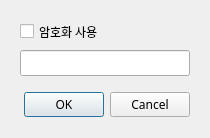
<?xml version="1.0" encoding="UTF-8"?>
<ui version="4.0">
 <class>Dialog</class>
 <widget class="QDialog" name="Dialog">
  <property name="geometry">
   <rect>
    <x>0</x>
    <y>0</y>
    <width>210</width>
    <height>138</height>
   </rect>
  </property>
  <property name="font">
   <font>
    <family>Noto Sans</family>
    <pointsize>9</pointsize>
   </font>
  </property>
  <property name="windowTitle">
   <string>Dialog</string>
  </property>
  <widget class="QDialogButtonBox" name="buttonBox">
   <property name="geometry">
    <rect>
     <x>20</x>
     <y>90</y>
     <width>170</width>
     <height>30</height>
    </rect>
   </property>
   <property name="minimumSize">
    <size>
     <width>170</width>
     <height>30</height>
    </size>
   </property>
   <property name="orientation">
    <enum>Qt::Orientation::Horizontal</enum>
   </property>
   <property name="standardButtons">
    <set>QDialogButtonBox::StandardButton::Cancel|QDialogButtonBox::StandardButton::Ok</set>
   </property>
  </widget>
  <widget class="QCheckBox" name="chkEnablePassword">
   <property name="geometry">
    <rect>
     <x>20</x>
     <y>20</y>
     <width>91</width>
     <height>23</height>
    </rect>
   </property>
   <property name="minimumSize">
    <size>
     <width>91</width>
     <height>23</height>
    </size>
   </property>
   <property name="text">
    <string>암호화 사용</string>
   </property>
  </widget>
  <widget class="QLineEdit" name="lineEditPassword">
   <property name="geometry">
    <rect>
     <x>20</x>
     <y>50</y>
     <width>170</width>
     <height>26</height>
    </rect>
   </property>
   <property name="minimumSize">
    <size>
     <width>170</width>
     <height>26</height>
    </size>
   </property>
   <property name="echoMode">
    <enum>QLineEdit::EchoMode::PasswordEchoOnEdit</enum>
   </property>
  </widget>
 </widget>
 <resources/>
 <connections>
  <connection>
   <sender>buttonBox</sender>
   <signal>accepted()</signal>
   <receiver>Dialog</receiver>
   <slot>accept()</slot>
   <hints>
    <hint type="sourcelabel">
     <x>248</x>
     <y>254</y>
    </hint>
    <hint type="destinationlabel">
     <x>157</x>
     <y>274</y>
    </hint>
   </hints>
  </connection>
  <connection>
   <sender>buttonBox</sender>
   <signal>rejected()</signal>
   <receiver>Dialog</receiver>
   <slot>reject()</slot>
   <hints>
    <hint type="sourcelabel">
     <x>316</x>
     <y>260</y>
    </hint>
    <hint type="destinationlabel">
     <x>286</x>
     <y>274</y>
    </hint>
   </hints>
  </connection>
 </connections>
</ui>
